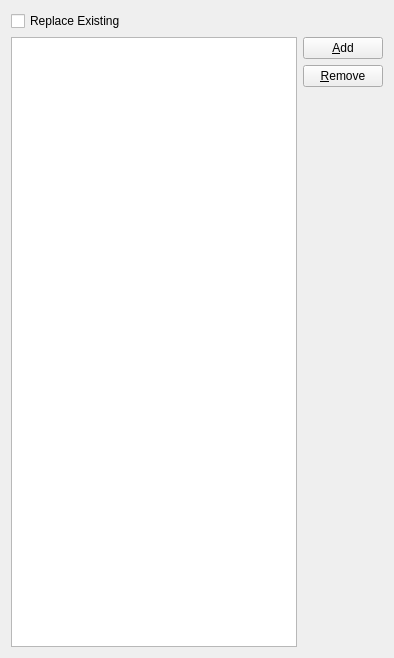
<?xml version="1.0" encoding="UTF-8"?>
<ui version="4.0">
 <class>TagEditorWindow</class>
 <widget class="QWidget" name="TagEditorWindow">
  <property name="geometry">
   <rect>
    <x>0</x>
    <y>0</y>
    <width>394</width>
    <height>658</height>
   </rect>
  </property>
  <property name="windowTitle">
   <string>Tag</string>
  </property>
  <layout class="QVBoxLayout" name="verticalLayout">
   <item>
    <widget class="QCheckBox" name="replace">
     <property name="text">
      <string>Replace Existing</string>
     </property>
    </widget>
   </item>
   <item>
    <layout class="QGridLayout" name="gridLayout">
     <item row="0" column="1">
      <widget class="QPushButton" name="add_entry">
       <property name="text">
        <string>&amp;Add</string>
       </property>
      </widget>
     </item>
     <item row="1" column="1">
      <widget class="QPushButton" name="remove_entry">
       <property name="text">
        <string>&amp;Remove</string>
       </property>
      </widget>
     </item>
     <item row="2" column="1">
      <spacer name="verticalSpacer">
       <property name="orientation">
        <enum>Qt::Vertical</enum>
       </property>
       <property name="sizeHint" stdset="0">
        <size>
         <width>20</width>
         <height>40</height>
        </size>
       </property>
      </spacer>
     </item>
     <item row="0" column="0" rowspan="3">
      <widget class="QListView" name="contents"/>
     </item>
    </layout>
   </item>
  </layout>
 </widget>
 <resources/>
 <connections/>
</ui>
